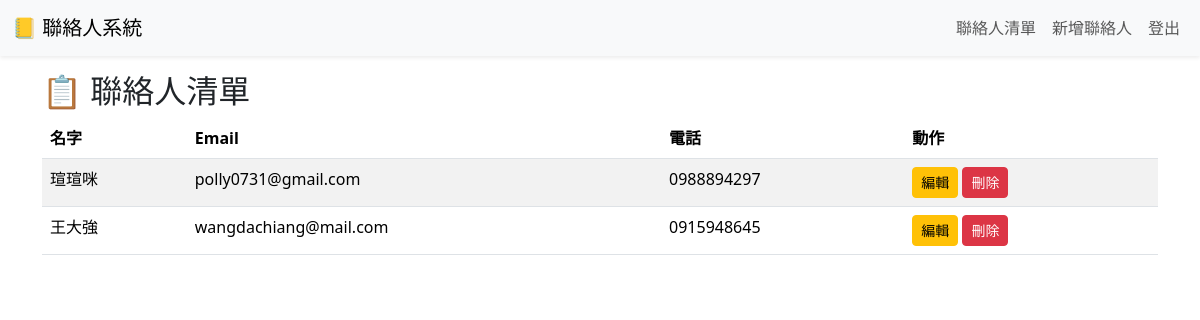
Before: /contacts/ (signed in) with the older database file.
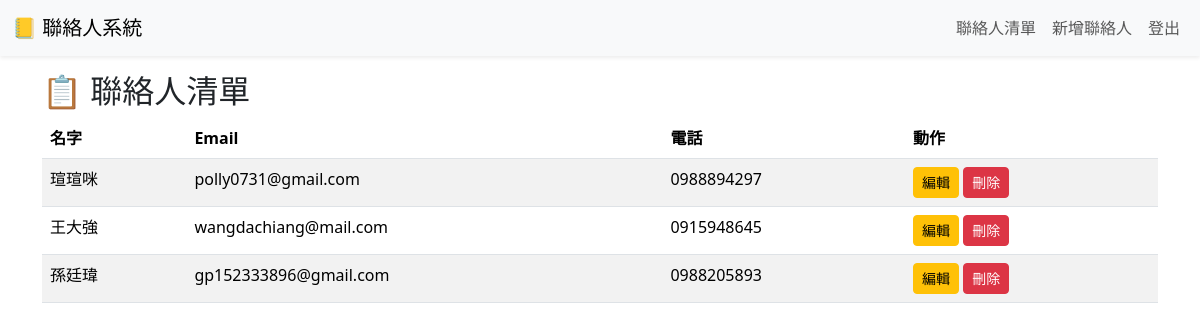
After: the same page with the newer database file.
### contacts/models.py (models this page shows, shortened)
class Contact(models.Model):
    user = models.ForeignKey(User, on_delete=models.CASCADE)  # ← 新增這行
    name = models.CharField(max_length=100)
    phone = models.CharField(max_length=20, blank=True)
    email = models.EmailField(blank=True)

### contacts/views.py (the view)
# urls.py: path('contacts/', views.contact_list, name='contact_list'),
def contact_list(request):
    contacts = Contact.objects.filter(user=request.user)  # 只拿自己的資料
    return render(request, "contacts/contact_list.html", {"contacts": contacts})

### contacts/templates/contacts/contact_list.html (shortened to what this page needs)
{% extends "base.html" %}
{% block content %}
<h2>📋 聯絡人清單</h2>
<table class="table table-striped">
  <thead>
    <tr>
      <th>名字</th>
      <th>Email</th>
      <th>電話</th>
      <th>動作</th>
    </tr>
  </thead>
  <tbody>
    {% for contact in contacts %}
    <tr>
      <td>{{ contact.name }}</td>
      <td>{{ contact.email }}</td>
      <td>{{ contact.phone }}</td>
      <td>
        <a href="{% url 'edit_contact' contact.id %}" class="btn btn-sm btn-warning">編輯</a>
        <a href="{% url 'delete_contact' contact.id %}" class="btn btn-sm btn-danger">刪除</a>
      </td>
    </tr>
    {% endfor %}
  </tbody>
</table>
{% endblock %}

### templates/base.html (shortened to what this page needs)
<!DOCTYPE html>
<html>
<head>
    <link href="https://cdn.jsdelivr.net/npm/bootstrap@5.3.3/dist/css/bootstrap.min.css" rel="stylesheet">
</head>
<body>
    <nav class="navbar navbar-expand-lg navbar-light bg-light mb-3 shadow-sm">
      <div class="container-fluid">
        <a class="navbar-brand" href="{% url 'contact_list' %}">📒 聯絡人系統</a>
        <div class="collapse navbar-collapse">
          <ul class="navbar-nav ms-auto">
            <li class="nav-item">
              <a class="nav-link" href="{% url 'contact_list' %}">聯絡人清單</a>
            </li>
            <li class="nav-item">
              <a class="nav-link" href="{% url 'add_contact' %}">新增聯絡人</a>
            </li>
            <li class="nav-item">
              <form action="{% url 'logout' %}" method="post" style="display:inline;">
                <button type="submit" class="btn btn-link nav-link" style="display:inline; border:none; background:none;">
                  登出
                </button>
              </form>
            </li>
          </ul>
        </div>
      </div>
    </nav>
    <div class="container">
        {% block content %}
        {% endblock %}
    </div>
</body>
</html>

Changed rows visible on the page:
added Contact: name "孫廷瑋", email "gp152333896@gmail.com", phone "0988205893"
